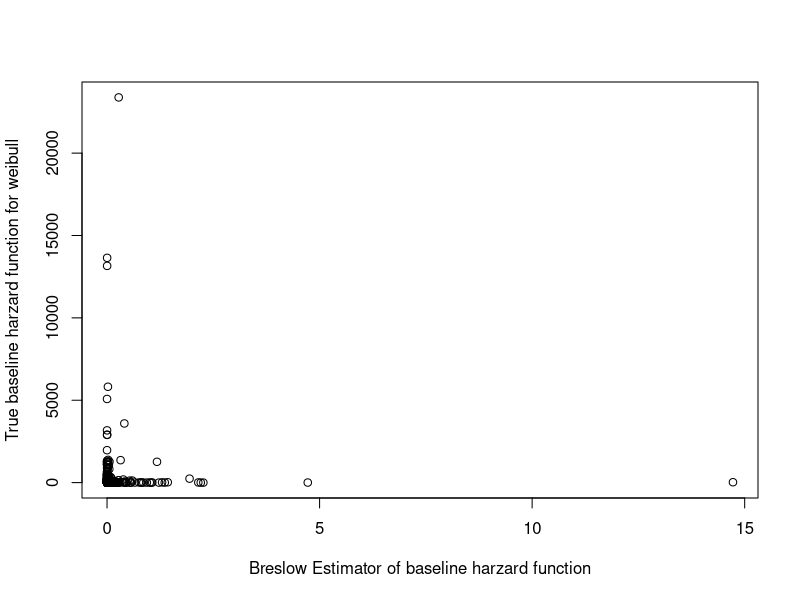
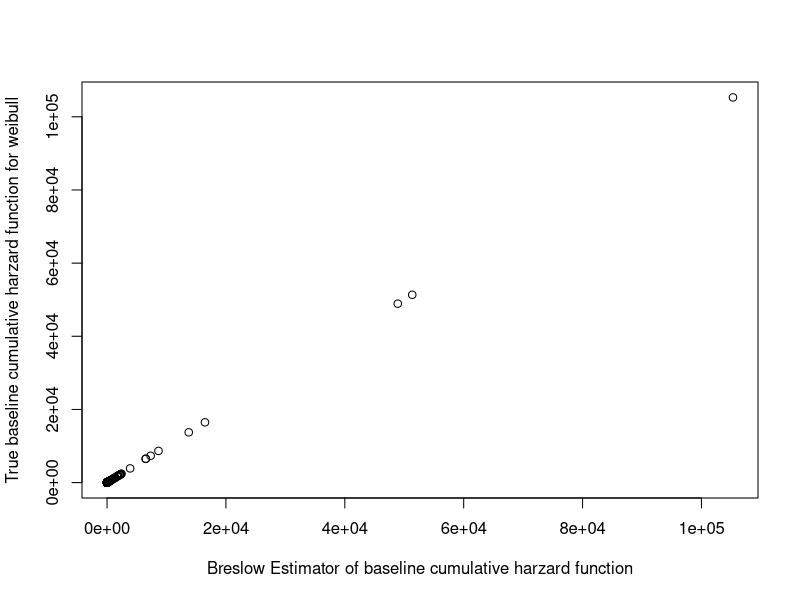

These charts were generated, in order, by the following R code:
##################################################################################
### cox proportional hazard model with baseline unknown
##################################################################################
library(survival)
set.seed(132)
n <- 1000
d <- 10 #1
alpha <- 0.2
k <- round(n * alpha)
X <- matrix(rnorm(n*d), nrow = n, ncol = d)
beta <- rnorm(d)
beta <-  beta/ sqrt(sum(beta^2))
mu <- X %*% beta
gamma <- exp(drop(mu))
sigma <- 0.25
xi_mult <- rweibull(n, shape = 1/sigma)
xi <- log(xi_mult)
y <- exp(drop(mu)) * xi_mult#
yperm <- y
yperm[1:k] <- y[sample(1:k)]
cens <- (yperm >= 3) # 11% censored
alpha <- 0.5
maxiter <- 1000
tol <- 1E-4
objs <- numeric(maxiter)

########################Naive###################################
creg_naive <- coxph(Surv(yperm, event = 1 - cens) ~ X - 1)
mu <- X %*% creg_naive$coef

# now estimate null component

survf0 <- survfit(Surv(yperm, event = 1 - cens) ~ 1)
Delta <- c(survf0$cumhaz[1], diff(survf0$cumhaz))
times <- survf0$time

# kernel estimation of the baseline hazard function
lambdahat <- function(t, h){
  
  rowSums(sweep(dnorm(outer(t, times, "-"), sd = h), MARGIN = 2, FUN = "*", STATS = Delta))
  
}

# corresponding cumulative hazard function
Lambdahat <- function(t, h){
  
  rowSums(sweep(pnorm(outer(t, times, "-"), sd = h), MARGIN = 2, FUN = "*", STATS = Delta))
  
}

lambdastar <- function(t) rowMeans(sweep(dweibull(outer(t, gamma, FUN = "/"), shape = 1/sigma), MARGIN = 2, FUN = "/", STATS = gamma)) /( (1 - rowMeans(pweibull(outer(t, gamma, FUN = "/"), shape = 1/sigma))) )

Lambdastar <- function(t) -log((1 - rowMeans(pweibull(outer(t, gamma, FUN = "/"), shape = 1/sigma))) )

fy <- lambdahat(yperm, 0.1)^(1-cens) * exp(-Lambdahat(yperm, 0.1))^cens

################## initialize baseline function #############
#################baseline for corrected matched data#################
lambdahat_0 <- 4*yperm^3
Lambdahat_0 <- yperm^4
#################baseline for  mismatched data################
g_lambdahat_0 <- lambdastar(yperm)# lambdahat(yperm, 0.1) #lambdastar(yperm)
g_Lambdahat_0 <- Lambdastar(yperm)# Lambdahat(yperm, 0.1) #Lambdahat(yperm)

fymu <- function(mu, cens, l0, L0) (exp(mu) * l0)^(1 - cens) *  exp(-exp(mu) * L0)
fy <- function(g_l0, g_L0) g_l0^(1-cens) * exp(-g_L0)^cens
nloglik_marginal <- function(mu, cens, alpha, l0, L0, g_l0, g_L0) sum(-log((1-alpha) * fymu(mu, cens, l0, L0) + alpha * fy(g_l0, g_L0)), na.rm = TRUE)
# update weights and alpha; then repeat
iter <- 1
objs[iter] <- nloglik_marginal(mu, cens, alpha, lambdahat_0, Lambdahat_0, g_lambdahat_0, g_Lambdahat_0)
beta_cur <- creg_naive$coef
# marginal approach
while(iter < maxiter){
  num <- (1-alpha) * fymu(mu, cens, lambdahat_0, Lambdahat_0)
  denom <- num + alpha * fy(g_lambdahat_0, g_Lambdahat_0)
  pcur <- num/denom
  #####sum(is.na(pcur)); pcur[pcur != 0]; sum(pcur)
  ###############Since coxph can't handle 0 weight, so assign 10^-5 to the observation with 0 weight
  pcur[pcur == 0] = 10^-5 #sum(pcur == 0)
  alpha <- 1 - mean(pcur)
  #################partially likelihood for estimating beta#############################
  #creg <- coxph(Surv(yperm, event = 1 - cens) ~ X - 1, weights = pcur, subset = (pcur != 0))
  #creg <- coxph(Surv(yperm[pcur != 0], event = 1 - cens[pcur != 0]) ~ X[pcur != 0,] - 1, weights = pcur[pcur != 0])
  creg <- coxph(Surv(yperm, event = 1 - cens) ~ X - 1, weights = as.vector(pcur))
  #################Breslow Estimator of the Cumulative Baseline Hazard Rate#############
  #Breslow_Estimator <- survfit(creg, type="aalen")
  Breslow_Estimator1 <- basehaz(creg, centered=FALSE)
  #Lambdahat_0 <- Breslow_Estimator$cumhaz[match(yperm, Breslow_Estimator$time)]
  Lambdahat_0_ <- Breslow_Estimator1$hazard
  #plot(Breslow_Estimator$time, Breslow_Estimator1$time)
  #plot(Lambdahat_0, Lambdahat_0_)
  lambdahat_0 <- diff(c(0,Breslow_Estimator1[,1]))
  
  ##################Compared with true baseline harazrd######################
  plot(lambdahat_0, 4*yperm^3, xlab = "Breslow Estimator of baseline harzard function", ylab = "True baseline harzard function for weibull")
  plot(Lambdahat_0, yperm^4, xlab = "Breslow Estimator of baseline cumulative harzard function", ylab = "True baseline cumulative harzard function for weibull")
  #plot(Breslow_Estimator$time,  Lambdahat_0)
  mu <- X %*% creg$coefficients
  beta_cur <- creg$coefficients
  iter <- iter + 1
  objs[iter] <- nloglik_marginal(mu, cens, alpha, lambdahat_0, Lambdahat_0, g_lambdahat_0, g_Lambdahat_0)
  #####check#################
  #(exp(mu) * lambdahat_0)^(1 - cens) *  exp(-exp(mu) * Lambdahat_0)
  #length(mu); length(lambdahat_0)
  if(objs[iter] + tol > objs[iter-1])
    break
}
#objs
abs(alpha - 0.2)
sqrt(sum(-beta_cur*sigma - beta)^2)